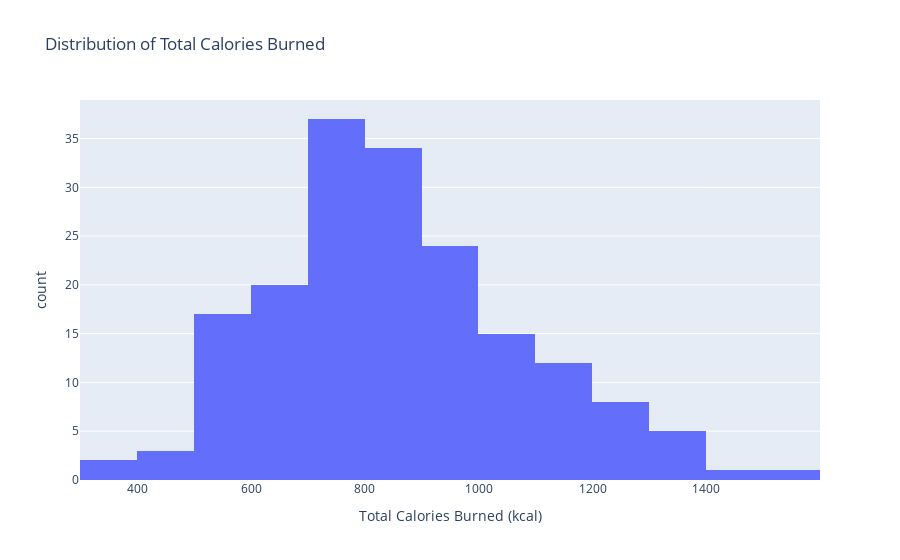

Source (notebook cell):
### Markdown cell above
Create a histogram of the calories burnt.

### Code cell
fig = px.histogram(fitness_data, x='total_calories_burned', title='Distribution of Total Calories Burned')
fig.update_layout(xaxis_title='Total Calories Burned (kcal)')
fig.show()

### Figure 1 — Plotly figure (JSON) as saved in the notebook; plotly's stock layout.template omitted (floating-point values rounded to 4 significant figures; data arrays with more than 128 entries replaced by an {"elided": "..."} marker saying what was removed)
{"data": [{"bingroup": "x", "hovertemplate": "total_calories_burned=%{x}<br>count=%{y}<extra></extra>", "legendgroup": "", "marker": {"color": "#636efa", "pattern": {"shape": ""}}, "name": "", "orientation": "v", "showlegend": false, "type": "histogram", "x": {"elided": "179 float values"}, "xaxis": "x", "yaxis": "y"}], "layout": {"barmode": "relative", "legend": {"tracegroupgap": 0}, "title": {"text": "Distribution of Total Calories Burned"}, "xaxis": {"anchor": "y", "domain": [0, 1], "title": {"text": "Total Calories Burned (kcal)"}}, "yaxis": {"anchor": "x", "domain": [0, 1], "title": {"text": "count"}}}}
